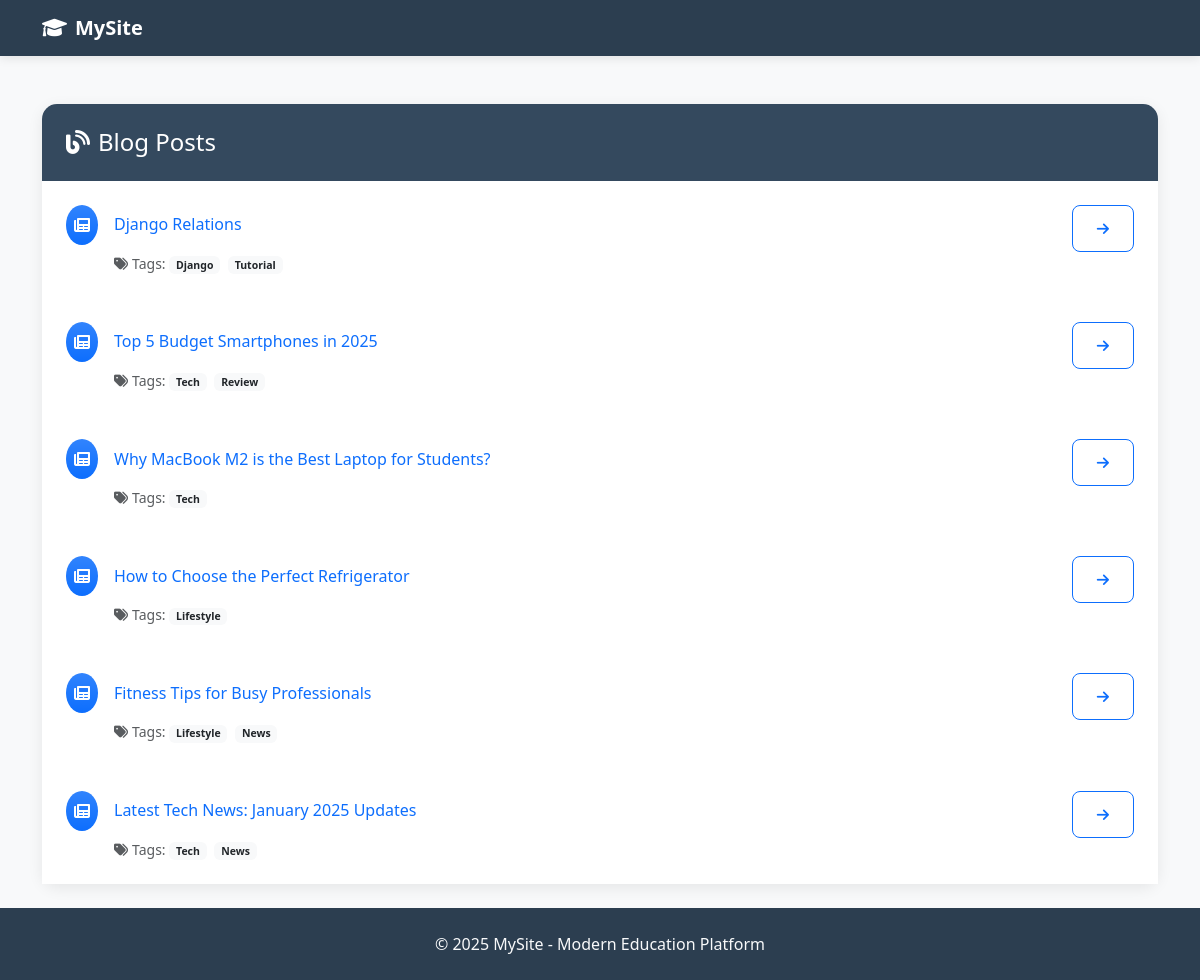
The app's page /blogs/ with its own data.
### main/models.py (models this page shows, shortened)
class BlogPost(models.Model):
    title   = models.CharField(max_length=250)
    body    = models.TextField()
    tags    = models.ManyToManyField(Tag, related_name='posts', blank=True)
    published = models.DateTimeField(auto_now_add=True)

class Tag(models.Model):
    name = models.CharField(max_length=50, unique=True)
    slug = models.SlugField(max_length=60, unique=True)

### main/views.py (the view)
# urls.py: path('blogs/', views.blog_list, name='blog_list'),
def blog_list(request):
    posts = BlogPost.objects.all().prefetch_related('tags')
    return render(request, 'main/blog_list.html', {'posts': posts})

### templates/main/blog_list.html (shortened to what this page needs)
{% extends "base.html" %}
{% block content %}
<div class="modern-card">
  <div class="card-header-modern">
    <h4 class="mb-0">
      <i class="fas fa-blog me-2"></i>Blog Posts
    </h4>
  </div>
  <div class="list-group list-group-flush">
    {% for post in posts %}
      <div class="list-group-item border-0 p-4">
        <div class="d-flex justify-content-between align-items-start">
          <div class="flex-grow-1">
            <div class="d-flex align-items-center mb-2">
              <div class="bg-primary bg-gradient rounded-circle p-2 me-3">
                <i class="fas fa-newspaper text-white"></i>
              </div>
              <h6 class="mb-0">
                <a href="{% url 'blog_detail' post.pk %}" class="text-decoration-none">{{ post.title }}</a>
              </h6>
            </div>
            <div class="small text-muted ms-5">
              <i class="fas fa-tags me-1"></i>Tags:
              {% for t in post.tags.all %}
                <span class="badge bg-light text-dark me-1">{{ t.name }}</span>
              {% empty %}
                <span>None</span>
              {% endfor %}
            </div>
          </div>
          <a href="{% url 'blog_detail' post.pk %}" class="btn btn-outline-primary btn-modern btn-sm">
            <i class="fas fa-arrow-right"></i>
          </a>
        </div>
      </div>
    {% endfor %}
  </div>
</div>
{% endblock %}

### templates/base.html (style rules this page uses)
body { padding-top: 80px; background-color: #f8f9fa; min-height: 100vh; }
.modern-card { background: #ffffff; border: none; border-radius: 15px; box-shadow: 0 4px 15px rgba(0, 0, 0, 0.08); transition: all 0.3s ease; }
.card-header-modern { background-color: #34495e; color: white; border: none; border-radius: 15px 15px 0 0; padding: 1.5rem; }
.btn-modern { border-radius: 8px; padding: 12px 24px; font-weight: 500; transition: all 0.3s ease; }
.list-group-item a { text-decoration: none; }

### records on screen
BlogPost: title "Django Relations"
Tag: name "Django"
Tag: name "Tutorial"
BlogPost: title "Top 5 Budget Smartphones in 2025"
Tag: name "Tech"
Tag: name "Review"
BlogPost: title "Why MacBook M2 is the Best Laptop for Students?"
BlogPost: title "How to Choose the Perfect Refrigerator"
Tag: name "Lifestyle"
BlogPost: title "Fitness Tips for Busy Professionals"
Tag: name "News"
BlogPost: title "Latest Tech News: January 2025 Updates"
